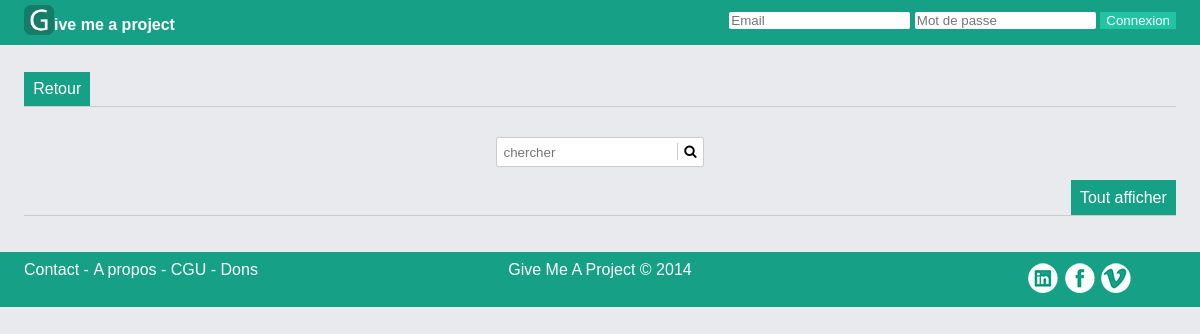
The page /index.php?page=liste-projets on the database as committed earlier.
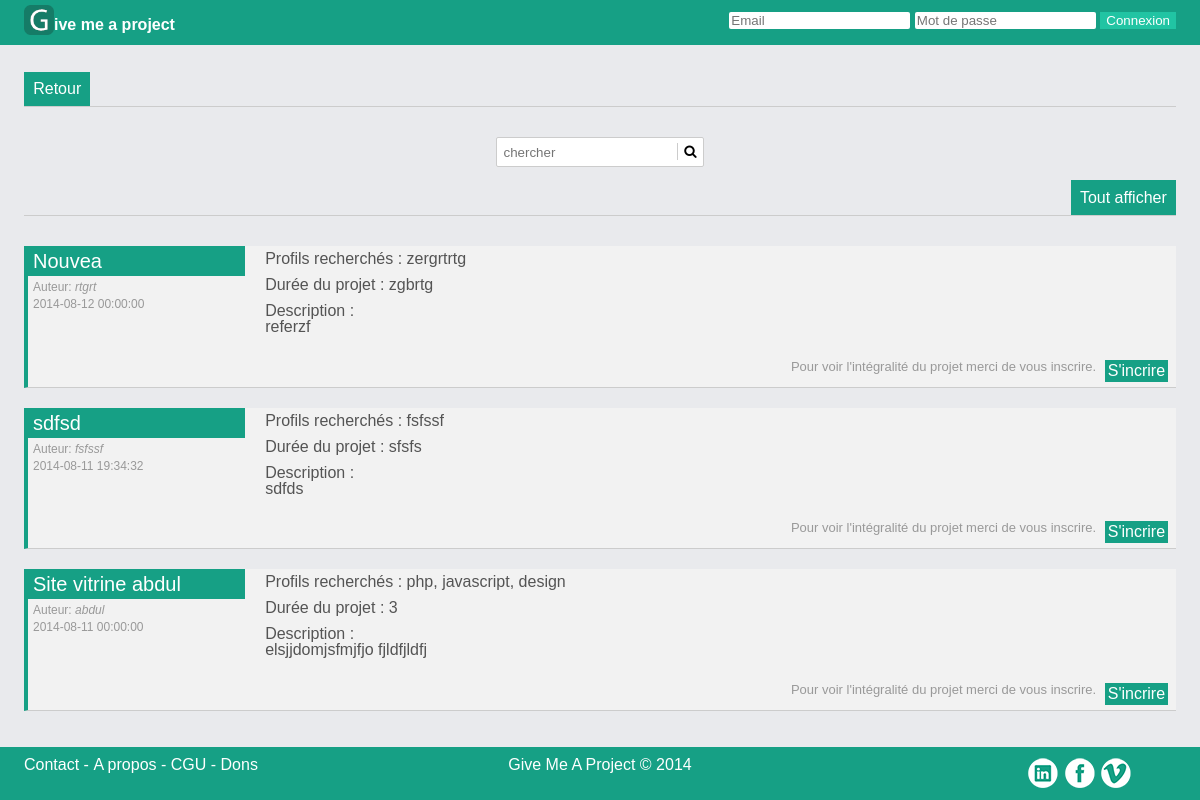
The same page on the database as committed later.
### tables this page shows
CREATE TABLE IF NOT EXISTS `project` (
  `id` int(11) NOT NULL AUTO_INCREMENT,
  `projetnom` varchar(255) NOT NULL,
  `projetdescription` varchar(1000) NOT NULL,
  `projetwords` varchar(255) NOT NULL,
  `profilrecherche` varchar(1000) NOT NULL,
  `projetdate` datetime NOT NULL,
  `tempstravail` varchar(11) NOT NULL,
  `username` varchar(32) NOT NULL,
  `statut` varchar(32) NOT NULL,
  `photo` varchar(255) NOT NULL,
  PRIMARY KEY (`id`),
  UNIQUE KEY `id` (`id`)
);

### apps/liste-projets.php (called while the page is built, shortened)
<?php
require("models/projet.class.php");
function getProjetsSelection($db)
{
	$tab=array();
	$res = mysqli_query($db, "SELECT * FROM project ORDER BY projetdate DESC");
	while ($data = mysqli_fetch_object($res, 'Projet'))
		$tab[] = $data;
	return $tab;
}
if(isset($_POST['search']) && isset($_POST['searchBtn'])) {
	$listeProjetSearch=getProjetSearch($db);
}
else
$listeProjetSelection=getProjetsSelection($db);
require('views/liste-projets.phtml');
?>

### apps/skel.php (called while the page is built)
<?php
require("views/skel.phtml");

### index.php (called while the page is built, shortened)
<?php
require("apps/skel.php");
?>

### models/projet.class.php (called while the page is built, shortened)
<?php
class Projet {
	private $projetnom;
	private $projetdescription;
	private $profilrecherche;
	private $username;
	private $tempstravail;
	private $projetdate;
	public function getProjetnom() {
		return $this->projetnom;
	}
	public function getProjetdescription() {
		return $this->projetdescription;
	}
	public function getProjetusername() {
		return $this->username;
	}
	public function getProfilrecherche() {
		return $this->profilrecherche;
	}
	public function getTempstravail() {
		return $this->tempstravail;
	}
	public function getProjetdate() {
		return $this->projetdate;
	}
}

### views/billet-projet-logout.phtml (the view, shortened to what this page needs)
<div class="billet">
	<div class="topProjet">
		<p class="nomProjet"><?= $listeProjetSelection[$i]->getProjetnom()?></p>
		<p class="auteur">Auteur: <span class="nomPP"><?= $listeProjetSelection[$i]->getProjetusername()?></p>
		<p class="auteur"><?= $listeProjetSelection[$i]->getProjetdate()?></p>
	</div>
	<div class="descProjet">
		<p class="">Profils recherchés : <?= $listeProjetSelection[$i]->getProfilrecherche()?></p>
		<p class="">Durée du projet : <?= $listeProjetSelection[$i]->getTempstravail()?></p>
		<p>Description : <br> <?= $listeProjetSelection[$i]->getProjetdescription()?></p>
	</div>
	<div class="col-3">
		<div class="content-img">
		</div>
	<p>Pour voir l'intégralité du projet merci de vous inscrire.</p>
	<a class="back right" href="index.php?page=dev-inscription">S'incrire</a>
	</div>
</div>

### views/liste-projets.phtml (shortened to what this page needs)
<a class="back" href="index.php">Retour</a>
<hr>
<div class="search">
<form action="index.php?page=liste-projets" method="POST">
	<input type="search" name="search" placeholder="chercher">
	<button type="submit" name="searchBtn"><i class="fa fa-search"></i></button>
</form>
</div>
<a class="back right" href="index.php?page=liste-projets">Tout afficher</a>
<hr>
<div class="liste-projet">
	<?php
		$i=0;
		while (isset($listeProjetSelection[$i]))
	    {
		    require ('views/billet-projet-logout.phtml');
		    $i++;
		}
	?>
</div>

Rows that differ between the two databases and show on the page:
added project: projetnom "Nouvea", username "rtgrt", projetdate "2014-08-12 00:00:00", profilrecherche "zergrtrtg", tempstravail "zgbrtg", projetdescription "referzf"
added project: projetnom "sdfsd", username "fsfssf", projetdate "2014-08-11 19:34:32", profilrecherche "fsfssf", tempstravail "sfsfs", projetdescription "sdfds"
added project: projetnom "Site vitrine abdul", username "abdul", projetdate "2014-08-11 00:00:00", profilrecherche "php, javascript, design", tempstravail "3", projetdescription "elsjjdomjsfmjfjo fjldfjldfj"
